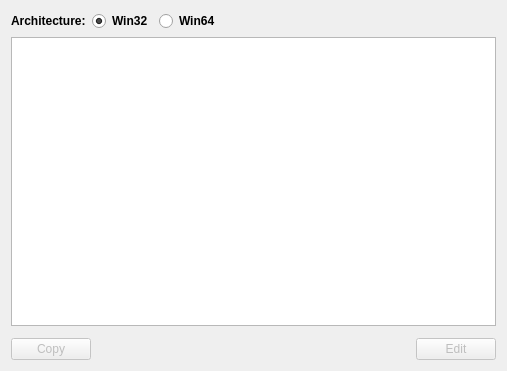
<?xml version="1.0" encoding="UTF-8"?>
<ui version="4.0">
 <class>SolutionPage</class>
 <widget class="QWizardPage" name="SolutionPage">
  <property name="geometry">
   <rect>
    <x>0</x>
    <y>0</y>
    <width>507</width>
    <height>371</height>
   </rect>
  </property>
  <layout class="QVBoxLayout" name="verticalLayout_2">
   <item>
    <layout class="QHBoxLayout" name="rbLayout" stretch="0,0,1">
     <item>
      <widget class="QLabel" name="archLbl">
       <property name="font">
        <font>
         <weight>75</weight>
         <bold>true</bold>
        </font>
       </property>
       <property name="text">
        <string>Architecture:</string>
       </property>
      </widget>
     </item>
     <item>
      <widget class="QRadioButton" name="win32">
       <property name="font">
        <font>
         <weight>75</weight>
         <bold>true</bold>
        </font>
       </property>
       <property name="text">
        <string notr="true">Win32</string>
       </property>
       <property name="checked">
        <bool>true</bool>
       </property>
      </widget>
     </item>
     <item>
      <widget class="QRadioButton" name="win64">
       <property name="font">
        <font>
         <weight>75</weight>
         <bold>true</bold>
        </font>
       </property>
       <property name="text">
        <string notr="true">Win64</string>
       </property>
      </widget>
     </item>
    </layout>
   </item>
   <item>
    <widget class="HighlightedTableView" name="result">
     <property name="mouseTracking">
      <bool>true</bool>
     </property>
     <property name="selectionMode">
      <enum>QAbstractItemView::SingleSelection</enum>
     </property>
     <property name="selectionBehavior">
      <enum>QAbstractItemView::SelectRows</enum>
     </property>
     <property name="sortingEnabled">
      <bool>true</bool>
     </property>
     <attribute name="horizontalHeaderStretchLastSection">
      <bool>true</bool>
     </attribute>
     <attribute name="verticalHeaderVisible">
      <bool>false</bool>
     </attribute>
    </widget>
   </item>
   <item>
    <widget class="WaitForm" name="wait" native="true"/>
   </item>
   <item>
    <layout class="QHBoxLayout" name="btnLayout">
     <item>
      <widget class="QPushButton" name="copyBtn">
       <property name="enabled">
        <bool>false</bool>
       </property>
       <property name="toolTip">
        <string>Copy the selected solution</string>
       </property>
       <property name="text">
        <string>Copy</string>
       </property>
      </widget>
     </item>
     <item>
      <spacer name="horizontalSpacer">
       <property name="orientation">
        <enum>Qt::Horizontal</enum>
       </property>
       <property name="sizeHint" stdset="0">
        <size>
         <width>40</width>
         <height>20</height>
        </size>
       </property>
      </spacer>
     </item>
     <item>
      <widget class="QPushButton" name="editBtn">
       <property name="enabled">
        <bool>false</bool>
       </property>
       <property name="toolTip">
        <string>Edit the selected solution</string>
       </property>
       <property name="text">
        <string>Edit</string>
       </property>
      </widget>
     </item>
    </layout>
   </item>
  </layout>
 </widget>
 <customwidgets>
  <customwidget>
   <class>WaitForm</class>
   <extends>QWidget</extends>
   <header>src/waitform.h</header>
   <container>1</container>
  </customwidget>
  <customwidget>
   <class>HighlightedTableView</class>
   <extends>QTableView</extends>
   <header>src/highlightedtableview.h</header>
  </customwidget>
 </customwidgets>
 <resources/>
 <connections/>
</ui>
